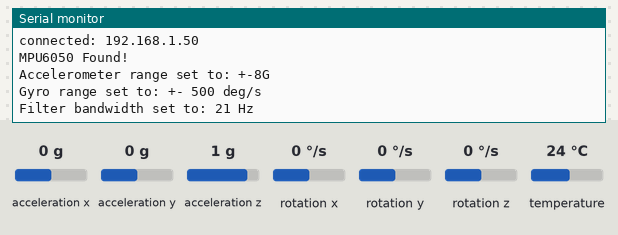
The sketch below on a simulated ESP8266 (NodeMCU). Parts: the last lines printed to the serial monitor. Inputs (shaded band) come from the test bench; at power-on: acceleration y 0 g, acceleration x 0 g, acceleration z 1 g, rotation x 0 °/s, rotation y 0 °/s, rotation z 0 °/s, temperature 24 °C. WiFi joins after 1.5 s; servers stay silent unless stated.

Above: at 3.0 s.
3.1 s: acceleration y set to 0.8 g
At 5.0 s:
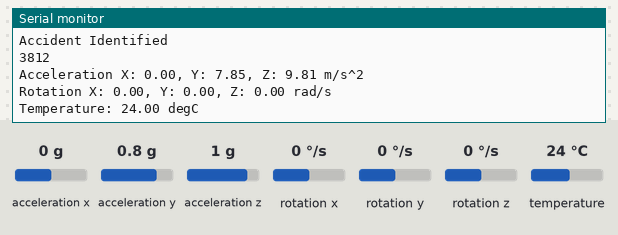
6.0 s: acceleration x set to 1.4 g
At 8.9 s:
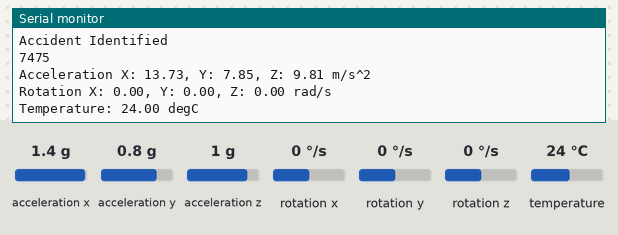
10.1 s: acceleration z set to 0 g
11.6 s: rotation x set to -192 °/s
At 12.8 s:
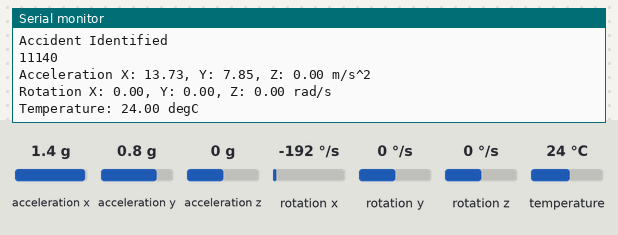
13.1 s: rotation y set to -192 °/s
At 14.3 s:
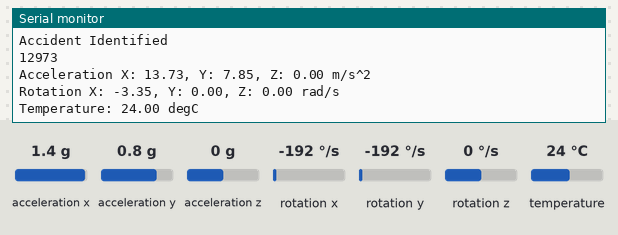
Timing chart, 0 to 15.6 s (numbered marks = the images above; inputs shaded):
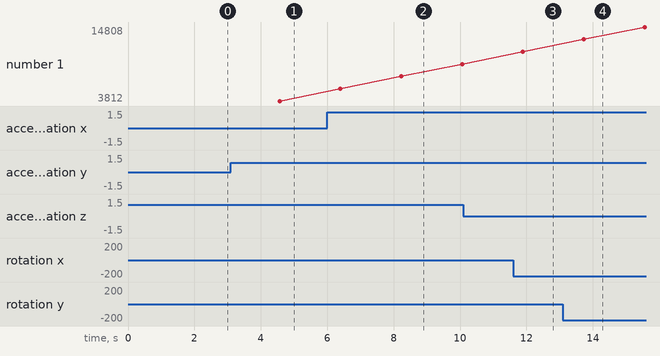

Measured:
- after the input at 3.1 s, the serial monitor: prints a new line after 1.5 s (image 1)
- after the input at 6.0 s, the serial monitor: prints a new line after 2.2 s (image 2)
- plotted number 1: 3812 → 9307 after the input at 6.0 s

The sketch:

accident_Data.ino
```cpp
#include <Adafruit_MPU6050.h>
#include <Adafruit_Sensor.h>
#include <Wire.h>
#include <ESP8266WiFi.h>
#include <FirebaseArduino.h>
#include <ArduinoJson.h>
Adafruit_MPU6050 mpu;
#define FIREBASE_HOST "driveguard-22dfb.firebaseio.com"
#define FIREBASE_AUTH "gStbQ0ShrZeU2X2KFGn6C3btbQLgXcg8YharhoZ1"
#define WIFI_SSID  "Y9_2019"
#define WIFI_PASSWORD  "10201020"

void setup(void) {
  Serial.begin(9600);
  // connect to wifi.
  WiFi.begin(WIFI_SSID,WIFI_PASSWORD  );
  Serial.print("connecting");
  while (WiFi.status() != WL_CONNECTED) {
    Serial.print(".");
    delay(500);
  }
  Serial.println();
  Serial.print("connected: ");
  Serial.println(WiFi.localIP());
  Firebase.begin(FIREBASE_HOST, FIREBASE_AUTH);
  Firebase.setString("Accident","Not detected");
  // Try to initialize!
  if (!mpu.begin()) {
    Serial.println("Failed to find MPU6050 chip");
    while (1) {
      delay(10);
    }
  }
  Serial.println("MPU6050 Found!");

  mpu.setAccelerometerRange(MPU6050_RANGE_8_G);
  Serial.print("Accelerometer range set to: ");
  switch (mpu.getAccelerometerRange()) {
  case MPU6050_RANGE_2_G:
    Serial.println("+-2G");
    break;
  case MPU6050_RANGE_4_G:
    Serial.println("+-4G");
    break;
  case MPU6050_RANGE_8_G:
    Serial.println("+-8G");
    break;
  case MPU6050_RANGE_16_G:
    Serial.println("+-16G");
    break;
  }
  mpu.setGyroRange(MPU6050_RANGE_500_DEG);
  Serial.print("Gyro range set to: ");
  switch (mpu.getGyroRange()) {
  case MPU6050_RANGE_250_DEG:
    Serial.println("+- 250 deg/s");
    break;
  case MPU6050_RANGE_500_DEG:
    Serial.println("+- 500 deg/s");
    break;
  case MPU6050_RANGE_1000_DEG:
    Serial.println("+- 1000 deg/s");
    break;
  case MPU6050_RANGE_2000_DEG:
    Serial.println("+- 2000 deg/s");
    break;
  }

  mpu.setFilterBandwidth(MPU6050_BAND_21_HZ);
  Serial.print("Filter bandwidth set to: ");
  switch (mpu.getFilterBandwidth()) {
  case MPU6050_BAND_260_HZ:
    Serial.println("260 Hz");
    break;
  case MPU6050_BAND_184_HZ:
    Serial.println("184 Hz");
    break;
  case MPU6050_BAND_94_HZ:
    Serial.println("94 Hz");
    break;
  case MPU6050_BAND_44_HZ:
    Serial.println("44 Hz");
    break;
  case MPU6050_BAND_21_HZ:
    Serial.println("21 Hz");
    break;
  case MPU6050_BAND_10_HZ:
    Serial.println("10 Hz");
    break;
  case MPU6050_BAND_5_HZ:
    Serial.println("5 Hz");
    break;
  }

  Serial.println("");
  delay(100);
}
unsigned long myTime;
void loop() {
  myTime = millis();
  /* Get new sensor events with the readings */
  sensors_event_t a, g, temp;
  mpu.getEvent(&a, &g, &temp);
  /* Print out the values */
  if(temp.temperature > 45 || (a.acceleration.y > 3 && a.acceleration.z > -2 && a.acceleration.x > -1)){
  Firebase.setInt("Accident",myTime);
  Firebase.setInt("Temperature",temp.temperature);
  Firebase.setInt("Acceleration along x",a.acceleration.x);
  Firebase.setInt("Acceleration along y",a.acceleration.y);
  Firebase.setInt("Acceleration along z",a.acceleration.z);
  Serial.println("Accident Identified");
  Serial.println(myTime);
  Serial.print("Acceleration X: ");
  Serial.print(a.acceleration.x);
  Serial.print(", Y: ");
  Serial.print(a.acceleration.y);
  Serial.print(", Z: ");
  Serial.print(a.acceleration.z);
  Serial.println(" m/s^2");

  Serial.print("Rotation X: ");
  Serial.print(g.gyro.x);
  Serial.print(", Y: ");
  Serial.print(g.gyro.y);
  Serial.print(", Z: ");
  Serial.print(g.gyro.z);
  Serial.println(" rad/s");

  Serial.print("Temperature: ");
  Serial.print(temp.temperature);
  Serial.println(" degC");

  }
  delay(1000);
}
```
